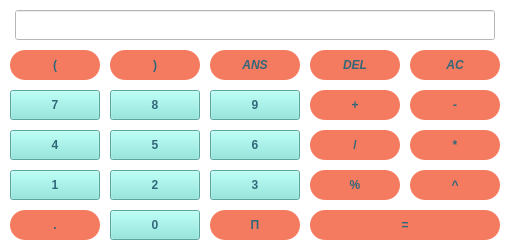
          <widget class="QWidget" name="verticalWidget" native="true">
           <property name="styleSheet">
            <string notr="true">background-color: rgba(1,1,1,0.0001);</string>
           </property>
           <layout class="QVBoxLayout" name="verticalLayout_2">
            <property name="spacing">
             <number>10</number>
            </property>
            <property name="leftMargin">
             <number>10</number>
            </property>
            <property name="topMargin">
             <number>10</number>
            </property>
            <property name="rightMargin">
             <number>10</number>
            </property>
            <property name="bottomMargin">
             <number>10</number>
            </property>
            <item>
             <layout class="QHBoxLayout" name="horizontalLayout_input">
              <item>
               <widget class="QLineEdit" name="lineEdit_input">
                <property name="sizePolicy">
                 <sizepolicy hsizetype="Fixed" vsizetype="Fixed">
                  <horstretch>0</horstretch>
                  <verstretch>0</verstretch>
                 </sizepolicy>
                </property>
                <property name="minimumSize">
                 <size>
                  <width>480</width>
                  <height>30</height>
                 </size>
                </property>
                <property name="maximumSize">
                 <size>
                  <width>480</width>
                  <height>30</height>
                 </size>
                </property>
                <property name="layoutDirection">
                 <enum>Qt::LeftToRight</enum>
                </property>
                <property name="styleSheet">
                 <string notr="true">color:black;
background-color: white;
</string>
                </property>
                <property name="echoMode">
                 <enum>QLineEdit::Normal</enum>
                </property>
                <property name="alignment">
                 <set>Qt::AlignCenter</set>
                </property>
               </widget>
              </item>
             </layout>
            </item>
            <item>
             <layout class="QGridLayout" name="gridLayout_numpad" rowstretch="0,0,0,0,0,0">
              <property name="sizeConstraint">
               <enum>QLayout::SetDefaultConstraint</enum>
              </property>
              <item row="5" column="0">
               <widget class="QPushButton" name="pushButton_op_dot">
                <property name="sizePolicy">
                 <sizepolicy hsizetype="Fixed" vsizetype="Fixed">
                  <horstretch>90</horstretch>
                  <verstretch>30</verstretch>
                 </sizepolicy>
                </property>
                <property name="minimumSize">
                 <size>
                  <width>90</width>
                  <height>30</height>
                 </size>
                </property>
                <property name="font">
                 <font>
                  <weight>75</weight>
                  <bold>true</bold>
                 </font>
                </property>
                <property name="cursor">
                 <cursorShape>PointingHandCursor</cursorShape>
                </property>
                <property name="styleSheet">
                 <string notr="true">QPushButton
{
  	background-color: #f47a60;
	color: #316879;
	border-radius: 15px;
}

QPushButton:hover
{
   background-color:#316879;
   color: #f47a60;
}</string>
                </property>
                <property name="text">
                 <string>.</string>
                </property>
               </widget>
              </item>
              <item row="3" column="0">
               <widget class="QPushButton" name="pushButton_num_1">
                <property name="sizePolicy">
                 <sizepolicy hsizetype="Fixed" vsizetype="Fixed">
                  <horstretch>90</horstretch>
                  <verstretch>30</verstretch>
                 </sizepolicy>
                </property>
                <property name="minimumSize">
                 <size>
                  <width>90</width>
                  <height>30</height>
                 </size>
                </property>
                <property name="font">
                 <font>
                  <weight>75</weight>
                  <bold>true</bold>
                 </font>
                </property>
                <property name="cursor">
                 <cursorShape>PointingHandCursor</cursorShape>
                </property>
                <property name="styleSheet">
                 <string notr="true">QPushButton
{
   background-color: #7fe7dc;
	color: #316879;
}

QPushButton:hover
{
   background-color:#316879;
   color: #7fe7dc;
}</string>
                </property>
                <property name="text">
                 <string>1</string>
                </property>
               </widget>
              </item>
              <item row="1" column="2">
               <widget class="QPushButton" name="pushButton_num_9">
                <property name="sizePolicy">
                 <sizepolicy hsizetype="Fixed" vsizetype="Fixed">
                  <horstretch>90</horstretch>
                  <verstretch>30</verstretch>
                 </sizepolicy>
                </property>
                <property name="minimumSize">
                 <size>
                  <width>90</width>
                  <height>30</height>
                 </size>
                </property>
                <property name="font">
                 <font>
                  <weight>75</weight>
                  <bold>true</bold>
                 </font>
                </property>
                <property name="cursor">
                 <cursorShape>PointingHandCursor</cursorShape>
                </property>
                <property name="styleSheet">
                 <string notr="true">QPushButton
{
   background-color: #7fe7dc;
	color: #316879;
}

QPushButton:hover
{
   background-color:#316879;
   color: #7fe7dc;
}</string>
                </property>
                <property name="text">
                 <string>9</string>
                </property>
               </widget>
              </item>
              <item row="0" column="2">
               <widget class="QPushButton" name="pushButton_ans">
                <property name="sizePolicy">
                 <sizepolicy hsizetype="Fixed" vsizetype="Fixed">
                  <horstretch>90</horstretch>
                  <verstretch>30</verstretch>
                 </sizepolicy>
                </property>
                <property name="minimumSize">
                 <size>
                  <width>90</width>
                  <height>30</height>
                 </size>
                </property>
                <property name="font">
                 <font>
                  <weight>75</weight>
                  <italic>true</italic>
                  <bold>true</bold>
                 </font>
                </property>
                <property name="cursor">
                 <cursorShape>PointingHandCursor</cursorShape>
                </property>
                <property name="styleSheet">
                 <string notr="true">QPushButton
{
  	background-color: #f47a60;
	color: #316879;
	border-radius: 15px;
}

QPushButton:hover
{
   background-color:#316879;
   color: #f47a60;
}</string>
                </property>
                <property name="text">
                 <string>ANS</string>
                </property>
               </widget>
              </item>
              <item row="3" column="1">
               <widget class="QPushButton" name="pushButton_num_2">
                <property name="sizePolicy">
                 <sizepolicy hsizetype="Fixed" vsizetype="Fixed">
                  <horstretch>90</horstretch>
                  <verstretch>30</verstretch>
                 </sizepolicy>
                </property>
                <property name="minimumSize">
                 <size>
                  <width>90</width>
                  <height>30</height>
                 </size>
                </property>
                <property name="font">
                 <font>
                  <weight>75</weight>
                  <bold>true</bold>
                 </font>
                </property>
                <property name="cursor">
                 <cursorShape>PointingHandCursor</cursorShape>
                </property>
                <property name="styleSheet">
                 <string notr="true">QPushButton
{
   background-color: #7fe7dc;
	color: #316879;
}

QPushButton:hover
{
   background-color:#316879;
   color: #7fe7dc;
}</string>
                </property>
                <property name="text">
                 <string>2</string>
                </property>
               </widget>
              </item>
              <item row="0" column="1">
               <widget class="QPushButton" name="pushButton_Braces_close">
                <property name="sizePolicy">
                 <sizepolicy hsizetype="Fixed" vsizetype="Fixed">
                  <horstretch>90</horstretch>
                  <verstretch>30</verstretch>
                 </sizepolicy>
                </property>
                <property name="minimumSize">
                 <size>
                  <width>90</width>
                  <height>30</height>
                 </size>
                </property>
                <property name="font">
                 <font>
                  <weight>75</weight>
                  <bold>true</bold>
                 </font>
                </property>
                <property name="cursor">
                 <cursorShape>PointingHandCursor</cursorShape>
                </property>
                <property name="styleSheet">
                 <string notr="true">QPushButton
{
  	background-color: #f47a60;
	color: #316879;
	border-radius: 15px;
}

QPushButton:hover
{
   background-color:#316879;
   color: #f47a60;
}</string>
                </property>
                <property name="text">
                 <string>)</string>
                </property>
               </widget>
              </item>
              <item row="3" column="2">
               <widget class="QPushButton" name="pushButton_num_3">
                <property name="sizePolicy">
                 <sizepolicy hsizetype="Fixed" vsizetype="Fixed">
                  <horstretch>90</horstretch>
                  <verstretch>30</verstretch>
                 </sizepolicy>
                </property>
                <property name="minimumSize">
                 <size>
                  <width>90</width>
                  <height>30</height>
                 </size>
                </property>
                <property name="font">
                 <font>
                  <weight>75</weight>
                  <bold>true</bold>
                 </font>
                </property>
                <property name="cursor">
                 <cursorShape>PointingHandCursor</cursorShape>
                </property>
                <property name="styleSheet">
                 <string notr="true">QPushButton
{
   background-color: #7fe7dc;
	color: #316879;
}

QPushButton:hover
{
   background-color:#316879;
   color: #7fe7dc;
}</string>
                </property>
                <property name="text">
                 <string>3</string>
                </property>
               </widget>
              </item>
              <item row="2" column="0">
               <widget class="QPushButton" name="pushButton_num_4">
                <property name="sizePolicy">
                 <sizepolicy hsizetype="Fixed" vsizetype="Fixed">
                  <horstretch>90</horstretch>
                  <verstretch>30</verstretch>
                 </sizepolicy>
                </property>
                <property name="minimumSize">
                 <size>
                  <width>90</width>
                  <height>30</height>
                 </size>
                </property>
                <property name="font">
                 <font>
                  <weight>75</weight>
                  <bold>true</bold>
                 </font>
                </property>
                <property name="cursor">
                 <cursorShape>PointingHandCursor</cursorShape>
                </property>
                <property name="styleSheet">
                 <string notr="true">QPushButton
{
   background-color: #7fe7dc;
	color: #316879;
}

QPushButton:hover
{
   background-color:#316879;
   color: #7fe7dc;
}</string>
                </property>
                <property name="text">
                 <string>4</string>
                </property>
               </widget>
              </item>
              <item row="2" column="2">
               <widget class="QPushButton" name="pushButton_num_6">
                <property name="sizePolicy">
                 <sizepolicy hsizetype="Fixed" vsizetype="Fixed">
                  <horstretch>90</horstretch>
                  <verstretch>30</verstretch>
                 </sizepolicy>
                </property>
                <property name="minimumSize">
                 <size>
                  <width>90</width>
                  <height>30</height>
                 </size>
                </property>
                <property name="font">
                 <font>
                  <weight>75</weight>
                  <bold>true</bold>
                 </font>
                </property>
                <property name="cursor">
                 <cursorShape>PointingHandCursor</cursorShape>
                </property>
                <property name="styleSheet">
                 <string notr="true">QPushButton
{
   background-color: #7fe7dc;
	color: #316879;
}

QPushButton:hover
{
   background-color:#316879;
   color: #7fe7dc;
}</string>
                </property>
                <property name="text">
                 <string>6</string>
                </property>
               </widget>
              </item>
              <item row="0" column="0">
               <widget class="QPushButton" name="pushButton_Braces_open">
                <property name="sizePolicy">
                 <sizepolicy hsizetype="Fixed" vsizetype="Fixed">
                  <horstretch>0</horstretch>
                  <verstretch>0</verstretch>
                 </sizepolicy>
                </property>
                <property name="minimumSize">
                 <size>
                  <width>90</width>
                  <height>30</height>
                 </size>
                </property>
                <property name="maximumSize">
                 <size>
                  <width>90</width>
                  <height>30</height>
                 </size>
                </property>
                <property name="font">
                 <font>
                  <weight>75</weight>
                  <bold>true</bold>
                 </font>
                </property>
                <property name="cursor">
                 <cursorShape>PointingHandCursor</cursorShape>
                </property>
                <property name="styleSheet">
                 <string notr="true">QPushButton
{
  	background-color: #f47a60;
	color: #316879;
	border-radius: 15px;
}

QPushButton:hover
{
   background-color:#316879;
   color: #f47a60;
}</string>
                </property>
                <property name="text">
                 <string>(</string>
                </property>
               </widget>
              </item>
              <item row="2" column="1">
               <widget class="QPushButton" name="pushButton_num_5">
                <property name="sizePolicy">
                 <sizepolicy hsizetype="Fixed" vsizetype="Fixed">
                  <horstretch>90</horstretch>
                  <verstretch>30</verstretch>
                 </sizepolicy>
                </property>
                <property name="minimumSize">
                 <size>
                  <width>90</width>
                  <height>30</height>
                 </size>
                </property>
                <property name="font">
                 <font>
                  <weight>75</weight>
                  <bold>true</bold>
                 </font>
                </property>
                <property name="cursor">
                 <cursorShape>PointingHandCursor</cursorShape>
                </property>
                <property name="styleSheet">
                 <string notr="true">QPushButton
{
   background-color: #7fe7dc;
	color: #316879;
}

QPushButton:hover
{
   background-color:#316879;
   color: #7fe7dc;
}</string>
                </property>
                <property name="text">
                 <string>5</string>
                </property>
               </widget>
              </item>
              <item row="0" column="4">
               <widget class="QPushButton" name="pushButton_ac">
                <property name="sizePolicy">
                 <sizepolicy hsizetype="Fixed" vsizetype="Fixed">
                  <horstretch>90</horstretch>
                  <verstretch>30</verstretch>
                 </sizepolicy>
                </property>
                <property name="minimumSize">
                 <size>
                  <width>90</width>
                  <height>30</height>
                 </size>
                </property>
                <property name="font">
                 <font>
                  <weight>75</weight>
                  <italic>true</italic>
                  <bold>true</bold>
                 </font>
                </property>
                <property name="cursor">
                 <cursorShape>PointingHandCursor</cursorShape>
                </property>
                <property name="styleSheet">
                 <string notr="true">QPushButton
{
  	background-color: #f47a60;
	color: #316879;
	border-radius: 15px;
}

QPushButton:hover
{
   background-color:#316879;
   color: #f47a60;
}</string>
                </property>
                <property name="text">
                 <string>AC</string>
                </property>
               </widget>
              </item>
              <item row="1" column="1">
               <widget class="QPushButton" name="pushButton_num_8">
                <property name="sizePolicy">
                 <sizepolicy hsizetype="Fixed" vsizetype="Fixed">
                  <horstretch>90</horstretch>
                  <verstretch>30</verstretch>
                 </sizepolicy>
                </property>
                <property name="minimumSize">
                 <size>
                  <width>90</width>
                  <height>30</height>
                 </size>
                </property>
                <property name="font">
                 <font>
                  <weight>75</weight>
                  <bold>true</bold>
                 </font>
                </property>
                <property name="cursor">
                 <cursorShape>PointingHandCursor</cursorShape>
                </property>
                <property name="styleSheet">
                 <string notr="true">QPushButton
{
   background-color: #7fe7dc;
	color: #316879;
}

QPushButton:hover
{
   background-color:#316879;
   color: #7fe7dc;
}</string>
                </property>
                <property name="text">
                 <string>8</string>
                </property>
               </widget>
              </item>
              <item row="1" column="0">
               <widget class="QPushButton" name="pushButton_num_7">
                <property name="sizePolicy">
                 <sizepolicy hsizetype="Fixed" vsizetype="Fixed">
                  <horstretch>90</horstretch>
                  <verstretch>30</verstretch>
                 </sizepolicy>
                </property>
                <property name="minimumSize">
                 <size>
                  <width>90</width>
                  <height>30</height>
                 </size>
                </property>
                <property name="font">
                 <font>
                  <weight>75</weight>
                  <bold>true</bold>
                 </font>
                </property>
                <property name="cursor">
                 <cursorShape>PointingHandCursor</cursorShape>
                </property>
                <property name="styleSheet">
                 <string notr="true">QPushButton
{
   background-color: #7fe7dc;
	color: #316879;
}

QPushButton:hover
{
   background-color:#316879;
   color: #7fe7dc;
}</string>
                </property>
                <property name="text">
                 <string>7</string>
                </property>
               </widget>
              </item>
              <item row="1" column="3">
               <widget class="QPushButton" name="pushButton_op_plus">
                <property name="sizePolicy">
                 <sizepolicy hsizetype="Fixed" vsizetype="Fixed">
                  <horstretch>90</horstretch>
                  <verstretch>30</verstretch>
                 </sizepolicy>
                </property>
                <property name="minimumSize">
                 <size>
                  <width>90</width>
                  <height>30</height>
                 </size>
                </property>
                <property name="font">
                 <font>
                  <weight>75</weight>
                  <bold>true</bold>
                 </font>
                </property>
                <property name="cursor">
                 <cursorShape>PointingHandCursor</cursorShape>
                </property>
                <property name="styleSheet">
                 <string notr="true">QPushButton
{
  	background-color: #f47a60;
	color: #316879;
	border-radius: 15px;
}

QPushButton:hover
{
   background-color:#316879;
   color: #f47a60;
}</string>
                </property>
                <property name="text">
                 <string>+</string>
                </property>
               </widget>
              </item>
              <item row="2" column="3">
               <widget class="QPushButton" name="pushButton_op_div">
                <property name="sizePolicy">
                 <sizepolicy hsizetype="Fixed" vsizetype="Fixed">
                  <horstretch>90</horstretch>
                  <verstretch>30</verstretch>
                 </sizepolicy>
                </property>
                <property name="minimumSize">
                 <size>
                  <width>90</width>
                  <height>30</height>
                 </size>
                </property>
                <property name="font">
                 <font>
                  <weight>75</weight>
                  <bold>true</bold>
                 </font>
                </property>
                <property name="cursor">
                 <cursorShape>PointingHandCursor</cursorShape>
                </property>
                <property name="styleSheet">
                 <string notr="true">QPushButton
{
  	background-color: #f47a60;
	color: #316879;
	border-radius: 15px;
}

QPushButton:hover
{
   background-color:#316879;
   color: #f47a60;
}</string>
                </property>
                <property name="text">
                 <string>/</string>
                </property>
               </widget>
              </item>
              <item row="3" column="3">
               <widget class="QPushButton" name="pushButton_op_rem">
                <property name="sizePolicy">
                 <sizepolicy hsizetype="Fixed" vsizetype="Fixed">
                  <horstretch>90</horstretch>
                  <verstretch>30</verstretch>
                 </sizepolicy>
                </property>
                <property name="minimumSize">
                 <size>
                  <width>90</width>
                  <height>30</height>
                 </size>
                </property>
                <property name="font">
                 <font>
                  <weight>75</weight>
                  <bold>true</bold>
                 </font>
                </property>
                <property name="cursor">
                 <cursorShape>PointingHandCursor</cursorShape>
                </property>
                <property name="styleSheet">
                 <string notr="true">QPushButton
{
  	background-color: #f47a60;
	color: #316879;
	border-radius: 15px;
}

QPushButton:hover
{
   background-color:#316879;
   color: #f47a60;
}</string>
                </property>
                <property name="text">
                 <string>%</string>
                </property>
               </widget>
              </item>
              <item row="5" column="2">
               <widget class="QPushButton" name="pushButton_num_pi">
                <property name="sizePolicy">
                 <sizepolicy hsizetype="Fixed" vsizetype="Fixed">
                  <horstretch>90</horstretch>
                  <verstretch>30</verstretch>
                 </sizepolicy>
                </property>
                <property name="minimumSize">
                 <size>
                  <width>90</width>
                  <height>30</height>
                 </size>
                </property>
                <property name="font">
                 <font>
                  <weight>75</weight>
                  <bold>true</bold>
                 </font>
                </property>
                <property name="cursor">
                 <cursorShape>PointingHandCursor</cursorShape>
                </property>
                <property name="styleSheet">
                 <string notr="true">QPushButton
{
  	background-color: #f47a60;
	color: #316879;
	border-radius: 15px;
}

QPushButton:hover
{
   background-color:#316879;
   color: #f47a60;
}</string>
                </property>
                <property name="text">
                 <string>Π</string>
                </property>
               </widget>
              </item>
              <item row="1" column="4">
               <widget class="QPushButton" name="pushButton_op_minuse">
                <property name="sizePolicy">
                 <sizepolicy hsizetype="Fixed" vsizetype="Fixed">
                  <horstretch>90</horstretch>
                  <verstretch>30</verstretch>
                 </sizepolicy>
                </property>
                <property name="minimumSize">
                 <size>
                  <width>90</width>
                  <height>30</height>
                 </size>
                </property>
                <property name="font">
                 <font>
                  <weight>75</weight>
                  <bold>true</bold>
                 </font>
                </property>
                <property name="cursor">
                 <cursorShape>PointingHandCursor</cursorShape>
                </property>
                <property name="styleSheet">
                 <string notr="true">QPushButton
{
  	background-color: #f47a60;
	color: #316879;
	border-radius: 15px;
}

QPushButton:hover
{
   background-color:#316879;
   color: #f47a60;
}</string>
                </property>
                <property name="text">
                 <string>-</string>
                </property>
               </widget>
              </item>
              <item row="5" column="1">
               <widget class="QPushButton" name="pushButton_num_0">
                <property name="sizePolicy">
                 <sizepolicy hsizetype="Fixed" vsizetype="Fixed">
                  <horstretch>90</horstretch>
                  <verstretch>30</verstretch>
                 </sizepolicy>
                </property>
                <property name="minimumSize">
                 <size>
                  <width>90</width>
                  <height>30</height>
                 </size>
                </property>
                <property name="font">
                 <font>
                  <weight>75</weight>
                  <bold>true</bold>
                 </font>
                </property>
                <property name="cursor">
                 <cursorShape>PointingHandCursor</cursorShape>
                </property>
                <property name="styleSheet">
                 <string notr="true">QPushButton
{
   background-color: #7fe7dc;
	color: #316879;
}

QPushButton:hover
{
   background-color:#316879;
   color: #7fe7dc;
}</string>
                </property>
                <property name="text">
                 <string>0</string>
                </property>
               </widget>
              </item>
              <item row="2" column="4">
               <widget class="QPushButton" name="pushButton_op_multiply">
                <property name="sizePolicy">
                 <sizepolicy hsizetype="Fixed" vsizetype="Fixed">
                  <horstretch>90</horstretch>
                  <verstretch>30</verstretch>
                 </sizepolicy>
                </property>
                <property name="minimumSize">
                 <size>
                  <width>90</width>
                  <height>30</height>
                 </size>
                </property>
                <property name="font">
                 <font>
                  <weight>75</weight>
                  <bold>true</bold>
                 </font>
                </property>
                <property name="cursor">
                 <cursorShape>PointingHandCursor</cursorShape>
                </property>
                <property name="styleSheet">
                 <string notr="true">QPushButton
{
  	background-color: #f47a60;
	color: #316879;
	border-radius: 15px;
}

QPushButton:hover
{
   background-color:#316879;
   color: #f47a60;
}</string>
                </property>
                <property name="text">
                 <string>*</string>
                </property>
               </widget>
              </item>
              <item row="3" column="4">
               <widget class="QPushButton" name="pushButton_op_pow">
                <property name="sizePolicy">
                 <sizepolicy hsizetype="Fixed" vsizetype="Fixed">
                  <horstretch>90</horstretch>
                  <verstretch>30</verstretch>
                 </sizepolicy>
                </property>
                <property name="minimumSize">
                 <size>
                  <width>90</width>
                  <height>30</height>
                 </size>
                </property>
                <property name="font">
                 <font>
                  <weight>75</weight>
                  <bold>true</bold>
                 </font>
                </property>
                <property name="cursor">
                 <cursorShape>PointingHandCursor</cursorShape>
                </property>
                <property name="styleSheet">
                 <string notr="true">QPushButton
{
  	background-color: #f47a60;
	color: #316879;
	border-radius: 15px;
}

QPushButton:hover
{
   background-color:#316879;
   color: #f47a60;
}</string>
                </property>
                <property name="text">
                 <string>^</string>
                </property>
               </widget>
              </item>
              <item row="0" column="3">
               <widget class="QPushButton" name="pushButton_del">
                <property name="sizePolicy">
                 <sizepolicy hsizetype="Fixed" vsizetype="Fixed">
                  <horstretch>90</horstretch>
                  <verstretch>30</verstretch>
                 </sizepolicy>
                </property>
                <property name="minimumSize">
                 <size>
                  <width>90</width>
                  <height>30</height>
                 </size>
                </property>
                <property name="font">
                 <font>
                  <weight>75</weight>
                  <italic>true</italic>
                  <bold>true</bold>
                 </font>
                </property>
                <property name="cursor">
                 <cursorShape>PointingHandCursor</cursorShape>
                </property>
                <property name="styleSheet">
                 <string notr="true">QPushButton
{
  	background-color: #f47a60;
	color: #316879;
	border-radius: 15px;
}

QPushButton:hover
{
   background-color:#316879;
   color: #f47a60;
}</string>
                </property>
                <property name="text">
                 <string>DEL</string>
                </property>
               </widget>
              </item>
              <item row="5" column="3" colspan="2">
               <widget class="QPushButton" name="pushButton_op_equal">
                <property name="sizePolicy">
                 <sizepolicy hsizetype="Fixed" vsizetype="Fixed">
                  <horstretch>0</horstretch>
                  <verstretch>0</verstretch>
                 </sizepolicy>
                </property>
                <property name="minimumSize">
                 <size>
                  <width>90</width>
                  <height>30</height>
                 </size>
                </property>
                <property name="maximumSize">
                 <size>
                  <width>190</width>
                  <height>30</height>
                 </size>
                </property>
                <property name="font">
                 <font>
                  <weight>75</weight>
                  <bold>true</bold>
                 </font>
                </property>
                <property name="cursor">
                 <cursorShape>PointingHandCursor</cursorShape>
                </property>
                <property name="styleSheet">
                 <string notr="true">QPushButton
{
  	background-color: #f47a60;
	color: #316879;
	border-radius: 15px;
}

QPushButton:hover
{
   background-color:#316879;
   color: #f47a60;
}</string>
                </property>
                <property name="text">
                 <string>=</string>
                </property>
               </widget>
              </item>
             </layout>
            </item>
           </layout>
          </widget>
